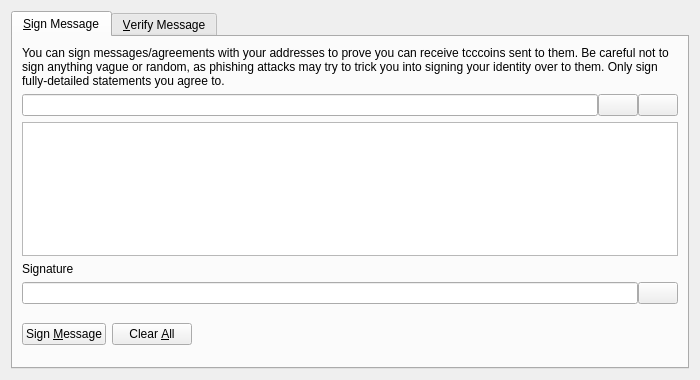
<?xml version="1.0" encoding="UTF-8"?>
<ui version="4.0">
 <class>SignVerifyMessageDialog</class>
 <widget class="QDialog" name="SignVerifyMessageDialog">
  <property name="geometry">
   <rect>
    <x>0</x>
    <y>0</y>
    <width>700</width>
    <height>380</height>
   </rect>
  </property>
  <property name="windowTitle">
   <string>Signatures - Sign / Verify a Message</string>
  </property>
  <property name="modal">
   <bool>true</bool>
  </property>
  <layout class="QVBoxLayout" name="verticalLayout">
   <item>
    <widget class="QTabWidget" name="tabWidget">
     <property name="currentIndex">
      <number>0</number>
     </property>
     <widget class="QWidget" name="tabSignMessage">
      <attribute name="title">
       <string>&amp;Sign Message</string>
      </attribute>
      <layout class="QVBoxLayout" name="verticalLayout_SM">
       <item>
        <widget class="QLabel" name="infoLabel_SM">
         <property name="text">
          <string>You can sign messages/agreements with your addresses to prove you can receive tcccoins sent to them. Be careful not to sign anything vague or random, as phishing attacks may try to trick you into signing your identity over to them. Only sign fully-detailed statements you agree to.</string>
         </property>
         <property name="textFormat">
          <enum>Qt::PlainText</enum>
         </property>
         <property name="wordWrap">
          <bool>true</bool>
         </property>
        </widget>
       </item>
       <item>
        <layout class="QHBoxLayout" name="horizontalLayout_1_SM">
         <property name="spacing">
          <number>0</number>
         </property>
         <item>
          <widget class="QValidatedLineEdit" name="addressIn_SM">
           <property name="toolTip">
            <string>The tcccoin address to sign the message with</string>
           </property>
          </widget>
         </item>
         <item>
          <widget class="QPushButton" name="addressBookButton_SM">
           <property name="toolTip">
            <string>Choose previously used address</string>
           </property>
           <property name="text">
            <string/>
           </property>
           <property name="icon">
            <iconset resource="../tcccoin.qrc">
             <normaloff>:/icons/address-book</normaloff>:/icons/address-book</iconset>
           </property>
           <property name="shortcut">
            <string>Alt+A</string>
           </property>
           <property name="autoDefault">
            <bool>false</bool>
           </property>
          </widget>
         </item>
         <item>
          <widget class="QPushButton" name="pasteButton_SM">
           <property name="toolTip">
            <string>Paste address from clipboard</string>
           </property>
           <property name="text">
            <string/>
           </property>
           <property name="icon">
            <iconset resource="../tcccoin.qrc">
             <normaloff>:/icons/editpaste</normaloff>:/icons/editpaste</iconset>
           </property>
           <property name="shortcut">
            <string>Alt+P</string>
           </property>
           <property name="autoDefault">
            <bool>false</bool>
           </property>
          </widget>
         </item>
        </layout>
       </item>
       <item>
        <widget class="QPlainTextEdit" name="messageIn_SM">
         <property name="toolTip">
          <string>Enter the message you want to sign here</string>
         </property>
        </widget>
       </item>
       <item>
        <widget class="QLabel" name="signatureLabel_SM">
         <property name="text">
          <string>Signature</string>
         </property>
         <property name="textFormat">
          <enum>Qt::PlainText</enum>
         </property>
        </widget>
       </item>
       <item>
        <layout class="QHBoxLayout" name="horizontalLayout_2_SM">
         <property name="spacing">
          <number>0</number>
         </property>
         <item>
          <widget class="QLineEdit" name="signatureOut_SM">
           <property name="font">
            <font>
             <italic>true</italic>
            </font>
           </property>
           <property name="readOnly">
            <bool>true</bool>
           </property>
          </widget>
         </item>
         <item>
          <widget class="QPushButton" name="copySignatureButton_SM">
           <property name="toolTip">
            <string>Copy the current signature to the system clipboard</string>
           </property>
           <property name="text">
            <string/>
           </property>
           <property name="icon">
            <iconset resource="../tcccoin.qrc">
             <normaloff>:/icons/editcopy</normaloff>:/icons/editcopy</iconset>
           </property>
           <property name="autoDefault">
            <bool>false</bool>
           </property>
          </widget>
         </item>
        </layout>
       </item>
       <item>
        <layout class="QHBoxLayout" name="horizontalLayout_3_SM">
         <item>
          <widget class="QPushButton" name="signMessageButton_SM">
           <property name="toolTip">
            <string>Sign the message to prove you own this tcccoin address</string>
           </property>
           <property name="text">
            <string>Sign &amp;Message</string>
           </property>
           <property name="icon">
            <iconset resource="../tcccoin.qrc">
             <normaloff>:/icons/edit</normaloff>:/icons/edit</iconset>
           </property>
           <property name="autoDefault">
            <bool>false</bool>
           </property>
          </widget>
         </item>
         <item>
          <widget class="QPushButton" name="clearButton_SM">
           <property name="toolTip">
            <string>Reset all sign message fields</string>
           </property>
           <property name="text">
            <string>Clear &amp;All</string>
           </property>
           <property name="icon">
            <iconset resource="../tcccoin.qrc">
             <normaloff>:/icons/remove</normaloff>:/icons/remove</iconset>
           </property>
           <property name="autoDefault">
            <bool>false</bool>
           </property>
          </widget>
         </item>
         <item>
          <spacer name="horizontalSpacer_1_SM">
           <property name="orientation">
            <enum>Qt::Horizontal</enum>
           </property>
           <property name="sizeHint" stdset="0">
            <size>
             <width>40</width>
             <height>48</height>
            </size>
           </property>
          </spacer>
         </item>
         <item>
          <widget class="QLabel" name="statusLabel_SM">
           <property name="font">
            <font>
             <weight>75</weight>
             <bold>true</bold>
            </font>
           </property>
           <property name="text">
            <string/>
           </property>
           <property name="wordWrap">
            <bool>true</bool>
           </property>
          </widget>
         </item>
         <item>
          <spacer name="horizontalSpacer_2_SM">
           <property name="orientation">
            <enum>Qt::Horizontal</enum>
           </property>
           <property name="sizeHint" stdset="0">
            <size>
             <width>40</width>
             <height>48</height>
            </size>
           </property>
          </spacer>
         </item>
        </layout>
       </item>
      </layout>
     </widget>
     <widget class="QWidget" name="tabVerifyMessage">
      <attribute name="title">
       <string>&amp;Verify Message</string>
      </attribute>
      <layout class="QVBoxLayout" name="verticalLayout_VM">
       <item>
        <widget class="QLabel" name="infoLabel_VM">
         <property name="text">
          <string>Enter the receiver's address, message (ensure you copy line breaks, spaces, tabs, etc. exactly) and signature below to verify the message. Be careful not to read more into the signature than what is in the signed message itself, to avoid being tricked by a man-in-the-middle attack. Note that this only proves the signing party receives with the address, it cannot prove sendership of any transaction!</string>
         </property>
         <property name="textFormat">
          <enum>Qt::PlainText</enum>
         </property>
         <property name="alignment">
          <set>Qt::AlignLeading|Qt::AlignLeft|Qt::AlignTop</set>
         </property>
         <property name="wordWrap">
          <bool>true</bool>
         </property>
        </widget>
       </item>
       <item>
        <layout class="QHBoxLayout" name="horizontalLayout_1_VM">
         <property name="spacing">
          <number>0</number>
         </property>
         <item>
          <widget class="QValidatedLineEdit" name="addressIn_VM">
           <property name="toolTip">
            <string>The tcccoin address the message was signed with</string>
           </property>
          </widget>
         </item>
         <item>
          <widget class="QPushButton" name="addressBookButton_VM">
           <property name="toolTip">
            <string>Choose previously used address</string>
           </property>
           <property name="text">
            <string/>
           </property>
           <property name="icon">
            <iconset resource="../tcccoin.qrc">
             <normaloff>:/icons/address-book</normaloff>:/icons/address-book</iconset>
           </property>
           <property name="shortcut">
            <string>Alt+A</string>
           </property>
           <property name="autoDefault">
            <bool>false</bool>
           </property>
          </widget>
         </item>
        </layout>
       </item>
       <item>
        <widget class="QPlainTextEdit" name="messageIn_VM"/>
       </item>
       <item>
        <widget class="QValidatedLineEdit" name="signatureIn_VM"/>
       </item>
       <item>
        <layout class="QHBoxLayout" name="horizontalLayout_2_VM">
         <item>
          <widget class="QPushButton" name="verifyMessageButton_VM">
           <property name="toolTip">
            <string>Verify the message to ensure it was signed with the specified tcccoin address</string>
           </property>
           <property name="text">
            <string>Verify &amp;Message</string>
           </property>
           <property name="icon">
            <iconset resource="../tcccoin.qrc">
             <normaloff>:/icons/transaction_0</normaloff>:/icons/transaction_0</iconset>
           </property>
           <property name="autoDefault">
            <bool>false</bool>
           </property>
          </widget>
         </item>
         <item>
          <widget class="QPushButton" name="clearButton_VM">
           <property name="toolTip">
            <string>Reset all verify message fields</string>
           </property>
           <property name="text">
            <string>Clear &amp;All</string>
           </property>
           <property name="icon">
            <iconset resource="../tcccoin.qrc">
             <normaloff>:/icons/remove</normaloff>:/icons/remove</iconset>
           </property>
           <property name="autoDefault">
            <bool>false</bool>
           </property>
          </widget>
         </item>
         <item>
          <spacer name="horizontalSpacer_1_VM">
           <property name="orientation">
            <enum>Qt::Horizontal</enum>
           </property>
           <property name="sizeHint" stdset="0">
            <size>
             <width>40</width>
             <height>48</height>
            </size>
           </property>
          </spacer>
         </item>
         <item>
          <widget class="QLabel" name="statusLabel_VM">
           <property name="font">
            <font>
             <weight>75</weight>
             <bold>true</bold>
            </font>
           </property>
           <property name="text">
            <string/>
           </property>
           <property name="wordWrap">
            <bool>true</bool>
           </property>
          </widget>
         </item>
         <item>
          <spacer name="horizontalSpacer_2_VM">
           <property name="orientation">
            <enum>Qt::Horizontal</enum>
           </property>
           <property name="sizeHint" stdset="0">
            <size>
             <width>40</width>
             <height>48</height>
            </size>
           </property>
          </spacer>
         </item>
        </layout>
       </item>
      </layout>
     </widget>
    </widget>
   </item>
  </layout>
 </widget>
 <customwidgets>
  <customwidget>
   <class>QValidatedLineEdit</class>
   <extends>QLineEdit</extends>
   <header>qvalidatedlineedit.h</header>
  </customwidget>
 </customwidgets>
 <resources>
  <include location="../tcccoin.qrc"/>
 </resources>
 <connections/>
</ui>
